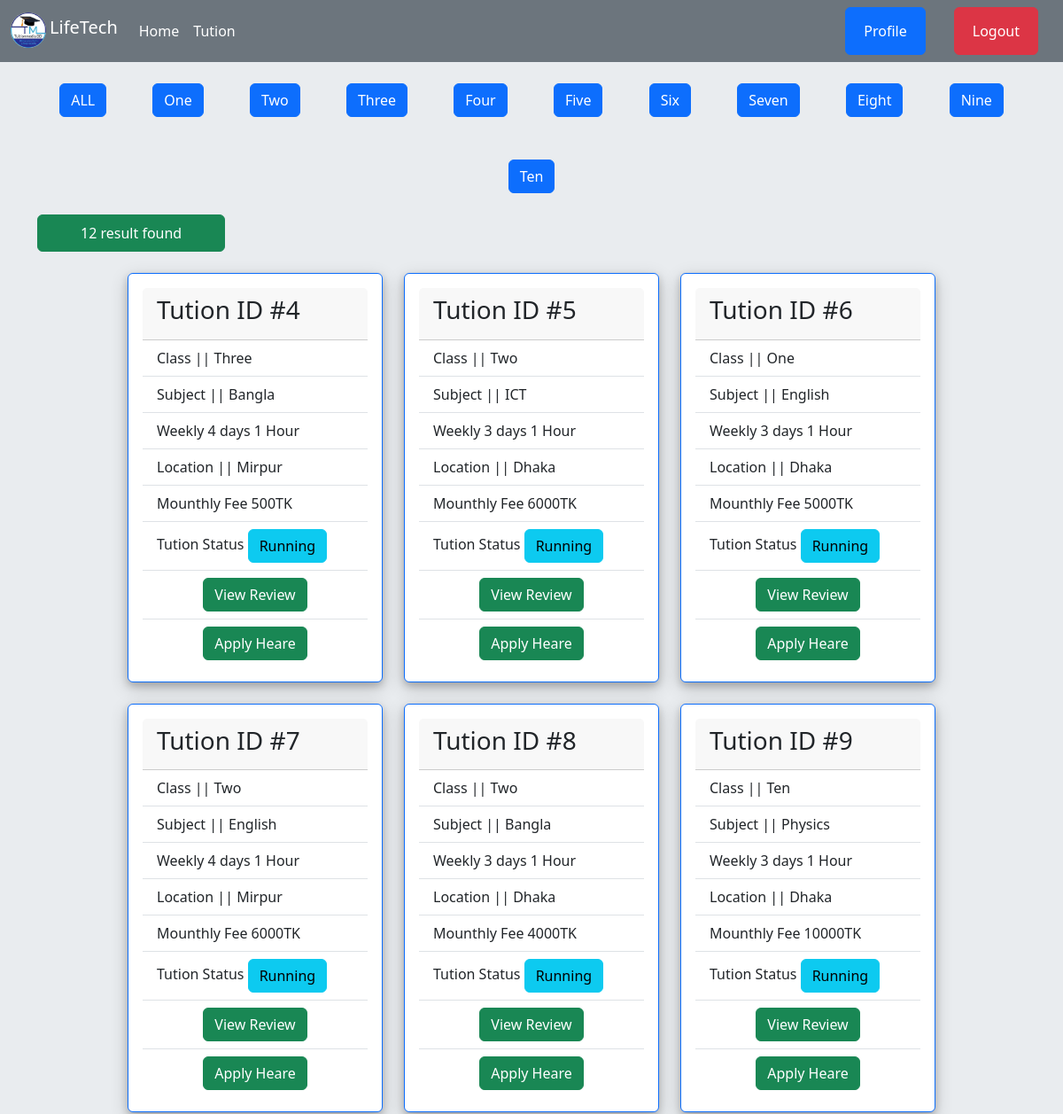
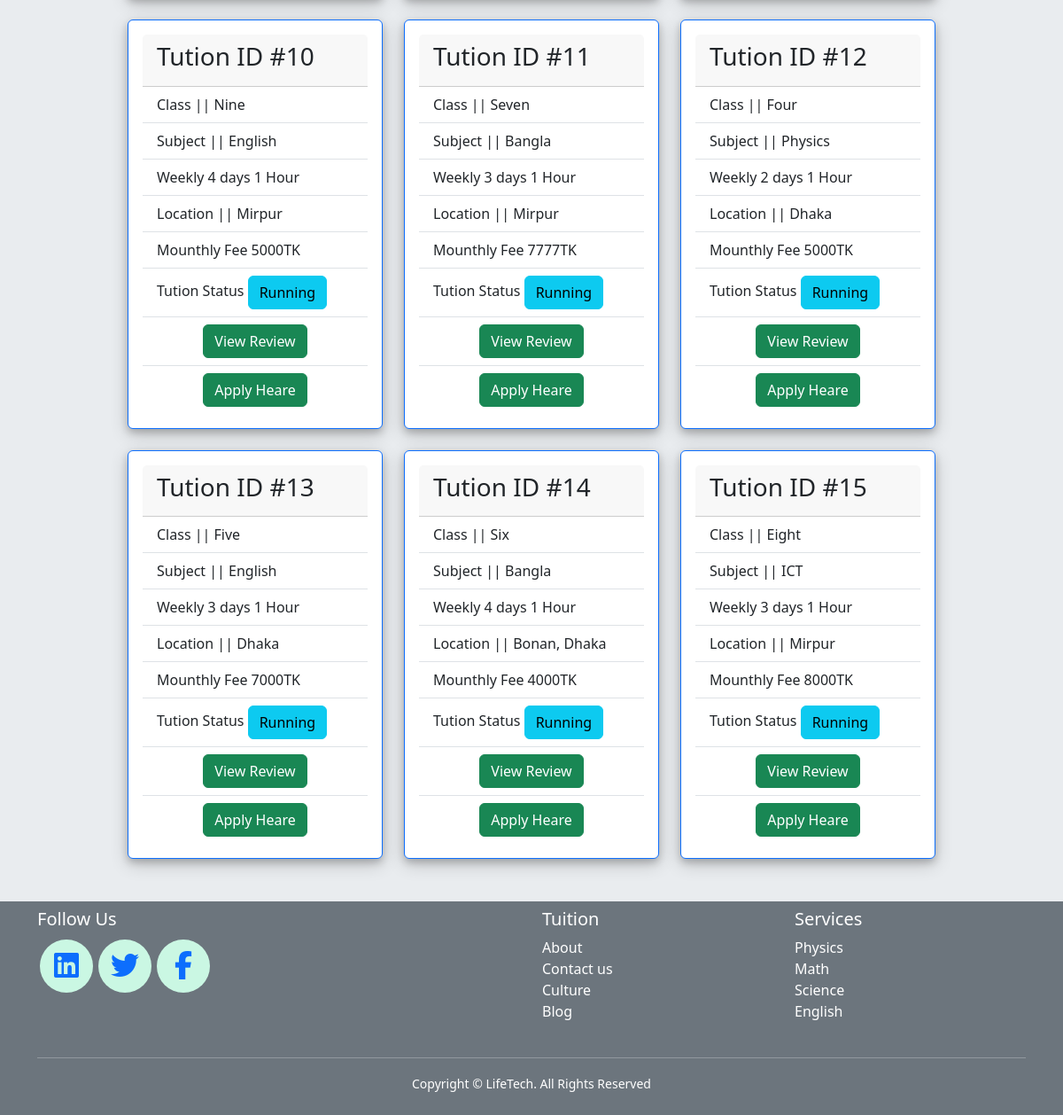
Page /tution/seeTution/ (signed in) on the committed database (2 pictures, top to bottom).
### tution/models.py (models this page shows)
class TutionClassModel(models.Model):
    name = models.CharField(max_length=100)
    slug = models.SlugField(max_length=100)
    def __str__(self):
        return self.name

class TutionModel(models.Model):
    tutionclass = models.ManyToManyField(TutionClassModel)
    subject = models.CharField(max_length=100)
    weekly_day = models.IntegerField()
    daily_time = models.IntegerField()
    location = models.CharField(max_length=200)
    fee = models.IntegerField()
    tution_status = models.CharField(max_length=30, choices=TUTION_STATUS, default='Running')

### tution/views.py (the view)
# urls.py: path('seeTution/',  views.seeTution, name='seeTution'),
@login_required
def seeTution(request, class_slug = None):
    data = models.TutionModel.objects.all()
    if class_slug is not None:
        tutionclass = models.TutionClassModel.objects.get(slug = class_slug)
        data = models.TutionModel.objects.filter(tutionclass = tutionclass)
    tutionclass = models.TutionClassModel.objects.all()
    return render(request, 'seeTution.html', {'data':data, 'tutionclass': tutionclass})

### tution/templates/seeTution.html (shortened to what this page needs)
{% extends "base.html" %}
{% load static %}
{% block content %}
<div class="container text-center">
    <a  class="btn btn-primary m-4" href="{% url 'seeTution' %}">ALL</a>
    {% for i in tutionclass %}
        <a href="{% url 'class_slug' i.slug %}" class="btn btn-primary m-4">{{i.name}}</a>
    {% endfor %}
</div>
<div class="container mb-5">
        <button class="px-5 py-2 mb-4 btn btn-success text-white">{{data | length}} result found</button>
        <div class="row  justify-content-center  gap-4">
            {% for i in data %}
            <div class="card border border-primary p-3" style="width: 18rem; box-shadow: 0 4px 8px 0 rgba(0, 0, 0, 0.2), 0 6px 20px 0 rgba(0, 0, 0, 0.19);">
                <div class="card-header">
                  <h3>Tution ID #{{i.id}}</h3>
                </div>
                <ul class="list-group list-group-flush">
                  <li class="list-group-item">Class ||
                    {% for se in i.tutionclass.all %}
                        {{se}}
                    {% endfor %}
                  </li>
                  <li class="list-group-item">Subject || {{i.subject}}</li>
                  <li class="list-group-item">Weekly {{i.weekly_day}} days {{i.daily_time}} Hour</li>
                  <li class="list-group-item">Location || {{i.location}} </li>
                  <li class="list-group-item">Mounthly Fee {{i.fee}}TK</li>
                  {% if i.tution_status == "Running"%}
                  <li class="list-group-item">Tution Status  <button class="btn btn-info">{{i.tution_status}}</button></li>
                  {% else %}
                  <li class="list-group-item">Tution Status  <button class="btn btn-danger">{{i.tution_status}}</button></li>
                  {% endif %}
                  {% if request.user.is_superuser %}
                  <li class="list-group-item text-center">
                    <a class="btn btn-success" href="{% url 'application' i.id %}">Application</a>
                    <a class="btn btn-success" href="{% url 'edit_tution' i.id %}">Edit</a>
                  </li>
                  <li class="list-group-item text-center">
                    <a class="btn btn-danger" href="{% url 'delete_tution' i.id %}">Delete</a>
                  </li>
                  <li class="list-group-item text-center">
                    <a class="btn btn-success" href="{% url 'tution_reviews' i.id %}">View Review</a>
                    </li>
                  {% else %}
                  <li class="list-group-item text-center">
                  <a class="btn btn-success" href="{% url 'tution_reviews' i.id %}">View Review</a>
                  </li>
                  <li class="list-group-item text-center">
                  <a class="btn btn-success" href="{% url 'apply_tution' i.id %}">Apply Heare</a>
                  </li>
                {% endif %}
                </ul>
              </div>
            {% endfor %}
        </div>
    </div>
{% endblock content %}

### rows in the picture
TutionClassModel: name "One"
TutionClassModel: name "Two"
TutionClassModel: name "Three"
TutionClassModel: name "Four"
TutionClassModel: name "Five"
TutionClassModel: name "Six"
TutionClassModel: name "Seven"
TutionClassModel: name "Eight"
TutionClassModel: name "Nine"
TutionClassModel: name "Ten"
TutionModel: id "4", subject "Bangla", weekly_day "4", daily_time "1", location "Mirpur", fee "500", tution_status "Running"
TutionModel: id "5", subject "ICT", weekly_day "3", daily_time "1", location "Dhaka", fee "6000", tution_status "Running"
TutionModel: id "6", subject "English", weekly_day "3", daily_time "1", location "Dhaka", fee "5000", tution_status "Running"
TutionModel: id "7", subject "English", weekly_day "4", daily_time "1", location "Mirpur", fee "6000", tution_status "Running"
TutionModel: id "8", subject "Bangla", weekly_day "3", daily_time "1", location "Dhaka", fee "4000", tution_status "Running"
TutionModel: id "9", subject "Physics", weekly_day "3", daily_time "1", location "Dhaka", fee "10000", tution_status "Running"
TutionModel: id "10", subject "English", weekly_day "4", daily_time "1", location "Mirpur", fee "5000", tution_status "Running"
TutionModel: id "11", subject "Bangla", weekly_day "3", daily_time "1", location "Mirpur", fee "7777", tution_status "Running"
TutionModel: id "12", subject "Physics", weekly_day "2", daily_time "1", location "Dhaka", fee "5000", tution_status "Running"
TutionModel: id "13", subject "English", weekly_day "3", daily_time "1", location "Dhaka", fee "7000", tution_status "Running"
TutionModel: id "14", subject "Bangla", weekly_day "4", daily_time "1", location "Bonan, Dhaka", fee "4000", tution_status "Running"
TutionModel: id "15", subject "ICT", weekly_day "3", daily_time "1", location "Mirpur", fee "8000", tution_status "Running"

### other values in the picture
{{ data | length }} "12"
